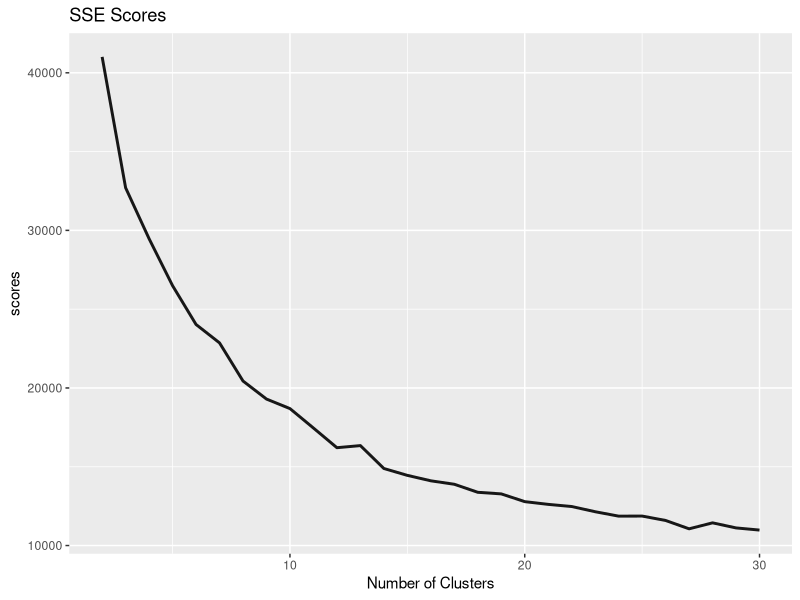

The R source for this figure:
library("tidyverse")
library("ggplot2")

data <- read_csv("datatable.csv")
colnames(data)
data_final <- data %>% 
  select(
    total_pop,
    no_rent_burden, 
    rent_burden,
    severe_burden, 
    median_income,
    white_pop_per,
    black_pop_per,
    asian_pop_per,
    hispanic_pop_per,
    amerindian_pop_per,
    other_race_pop_per,
    two_or_more_races_pop_per,
    not_hispanic_pop_per,
    commuters_by_public_transportation
  ) %>% 
  scale() %>% as_tibble()

#zero mean normalize all the columns 
data_final <- data_final %>% mutate_at(c("total_pop"), ~(scale(.) %>% as.vector))
data_final <- data_final %>% mutate_at(c("no_rent_burden"), ~(scale(.) %>% as.vector))
data_final <- data_final %>% mutate_at(c("rent_burden"), ~(scale(.) %>% as.vector))
data_final <- data_final %>% mutate_at(c("severe_burden"), ~(scale(.) %>% as.vector))
data_final <- data_final %>% mutate_at(c("median_income"), ~(scale(.) %>% as.vector))
data_final <- data_final %>% mutate_at(c("white_pop_per"), ~(scale(.) %>% as.vector))
data_final <- data_final %>% mutate_at(c("black_pop_per"), ~(scale(.) %>% as.vector))
data_final <- data_final %>% mutate_at(c("asian_pop_per"), ~(scale(.) %>% as.vector))
data_final <- data_final %>% mutate_at(c("hispanic_pop_per"), ~(scale(.) %>% as.vector))
data_final <- data_final %>% mutate_at(c("amerindian_pop_per"), ~(scale(.) %>% as.vector))
data_final <- data_final %>% mutate_at(c("other_race_pop_per"), ~(scale(.) %>% as.vector))
data_final <- data_final %>% mutate_at(c("two_or_more_races_pop_per"), ~(scale(.) %>% as.vector))
data_final <- data_final %>% mutate_at(c("not_hispanic_pop_per"), ~(scale(.) %>% as.vector))
data_final <- data_final %>% mutate_at(c("commuters_by_public_transportation"), ~(scale(.) %>% as.vector))

km <- kmeans(data_final, centers = 4)
km$tot.withinss

kms <- rep(NA, 14)
scores <- rep(NA, 14)

xValue <- 2:30
for (i in xValue) {
  km <- kmeans(data_final, centers = i, iter.max =30)
  kms[i - 1] <- km
  scores[i - 1] <- km$tot.withinss
}
line_data <- data.frame(xValue,scores)
ggplot(line_data, aes(x=xValue, y=scores)) +
  geom_line(size=1, alpha=0.9, linetype=1) +
  ggtitle("SSE Scores") + xlab("Number of Clusters")
